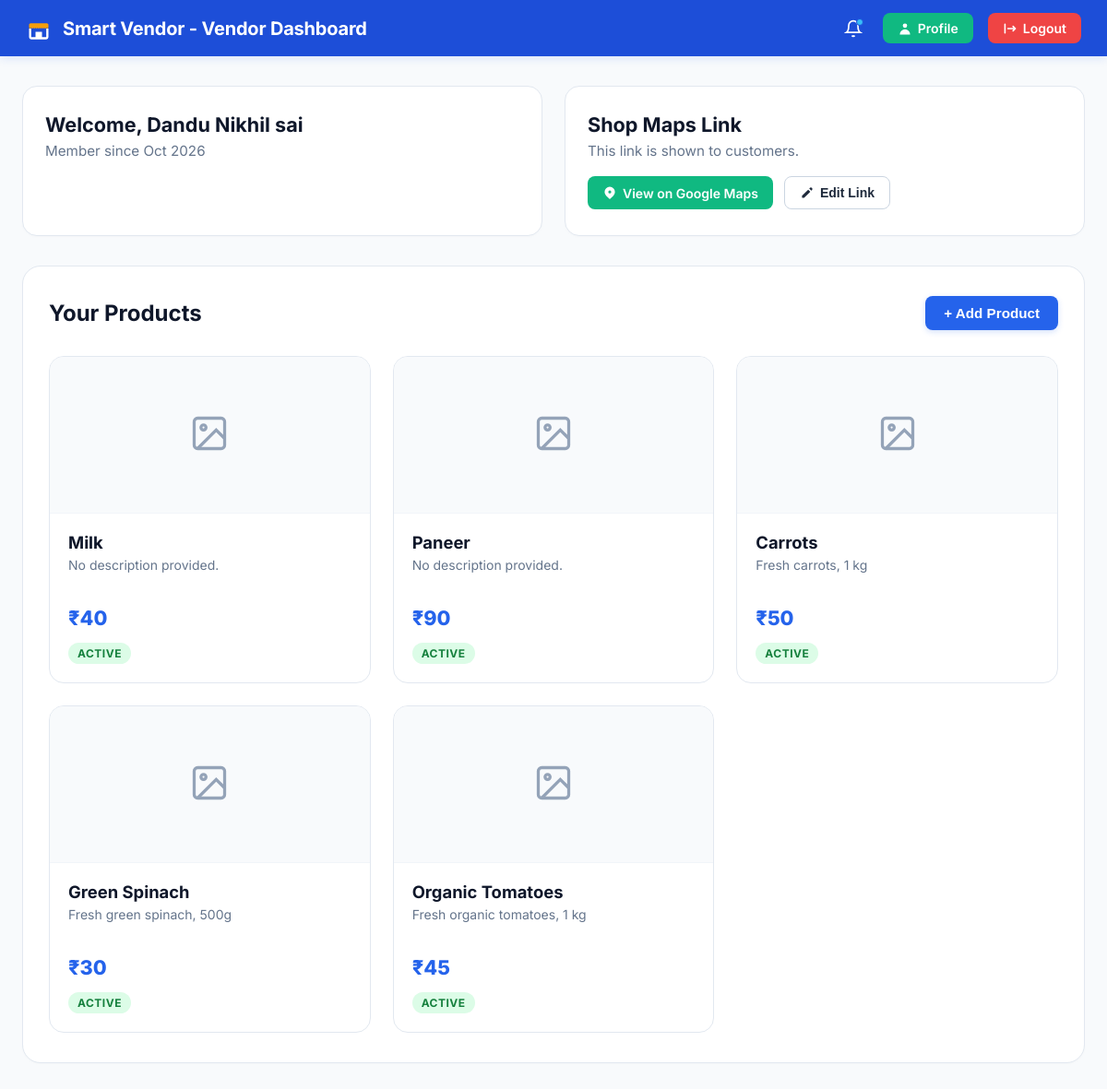
The app's page /vendor/dashboard (signed in) with its own data.
### app.py (models this page shows)
class Vendor(db.Model):
    __tablename__ = "vendors"
    id = db.Column(db.Integer, primary_key=True)
    name = db.Column(db.String(120), nullable=False)
    email = db.Column(db.String(255), unique=True, nullable=False)
    business_name = db.Column(db.String(120), nullable=False)
    password_hash = db.Column(db.String(255), nullable=False)
    phone = db.Column(db.String(20), nullable=True)
    landmark = db.Column(db.String(255), nullable=True)
    address1 = db.Column(db.String(255), nullable=True)
    address2 = db.Column(db.String(255), nullable=True)
    pincode = db.Column(db.String(20), nullable=True)
    maps_link = db.Column(db.String(500), nullable=True, default="https://maps.google.com")
    created_at = db.Column(db.DateTime, default=datetime.utcnow)
    products = db.relationship("Product", backref="vendor", lazy=True, cascade="all, delete-orphan")

class Product(db.Model):
    __tablename__ = "products"
    id = db.Column(db.Integer, primary_key=True)
    name = db.Column(db.String(120), nullable=False)
    price = db.Column(db.Float, nullable=False)
    description = db.Column(db.String(255), nullable=True)
    image_filename = db.Column(db.String(255), nullable=True)
    is_active = db.Column(db.Boolean, default=True)
    vendor_id = db.Column(db.Integer, db.ForeignKey("vendors.id"), nullable=False)
    created_at = db.Column(db.DateTime, default=datetime.utcnow)

### app.py (the view)
@app.route("/vendor/dashboard")
@vendor_login_required
def vendor_dashboard():
    vendor = Vendor.query.get(session["vendor_id"])
    products = Product.query.filter_by(vendor_id=vendor.id).order_by(Product.id.desc()).all()
    return render_template("vendor_dashboard.html", vendor=vendor, products=products)

### app.py (called while the page is built)
def vendor_login_required(f):
    @wraps(f)
    def wrapper(*args, **kwargs):
        if "vendor_id" not in session:
            return redirect(url_for("vendor_login"))
        return f(*args, **kwargs)
    return wrapper

### templates/vendor_dashboard.html (shortened to what this page needs)
{% extends "base.html" %}
{% block header %}
<header class="navbar vendor-dash-navbar">
  <div class="navbar-container">
    <a href="{{ url_for('vendor_dashboard') }}" class="brand-logo">
      <span class="brand-icon-box">
      </span>
      <span class="brand-text">Smart Vendor - Vendor Dashboard</span>
    </a>
    <div class="dash-nav-actions">
      <div class="notif-bell" title="Notifications">
        <svg viewBox="0 0 24 24" fill="none" stroke="currentColor" stroke-width="2">
          <path d="M18 8A6 6 0 006 8c0 7-3 9-3 9h18s-3-2-3-9" />
          <path d="M13.73 21a2 2 0 01-3.46 0" />
        </svg>
        <span class="notif-dot"></span>
      </div>
      <a href="{{ url_for('vendor_profile') }}" class="btn-dash-profile">
        <svg viewBox="0 0 20 20" fill="currentColor">
          <path fill-rule="evenodd" d="M10 9a3 3 0 100-6 3 3 0 000 6zm-7 9a7 7 0 1114 0H3z" clip-rule="evenodd"/>
        </svg>
        Profile
      </a>
      <a href="{{ url_for('vendor_logout') }}" class="btn-dash-logout">
        <svg viewBox="0 0 20 20" fill="currentColor">
          <path fill-rule="evenodd" d="M3 3a1 1 0 00-1 1v12a1 1 0 102 0V4a1 1 0 00-1-1zm10.293 9.293a1 1 0 001.414 1.414l3-3a1 1 0 000-1.414l-3-3a1 1 0 10-1.414 1.414L14.586 9H7a1 1 0 100 2h7.586l-1.293 1.293z" clip-rule="evenodd"/>
        </svg>
        Logout
      </a>
    </div>
  </div>
</header>
{% endblock %}
{% block content %}
<div class="dashboard-wrapper">
  <div class="dash-summary-cards">
    <div class="summary-card">
      <h2 class="card-heading">Welcome, {{ vendor.name }}</h2>
      <p class="card-subtext">Member since {{ vendor.created_at.strftime("%b %Y") }}</p>
    </div>
    <div class="summary-card">
      <h2 class="card-heading">Shop Maps Link</h2>
      <p class="card-subtext">This link is shown to customers.</p>
      <div class="card-btn-row">
        <a href="{{ vendor.maps_link or 'https://maps.google.com' }}" target="_blank" rel="noopener noreferrer" class="btn-maps-view">
          <svg viewBox="0 0 20 20" fill="currentColor">
            <path fill-rule="evenodd" d="M5.05 4.05a7 7 0 119.9 9.9L10 18.9l-4.95-4.95a7 7 0 010-9.9zM10 11a2 2 0 100-4 2 2 0 000 4z" clip-rule="evenodd" />
          </svg>
          View on Google Maps
        </a>
        <button type="button" class="btn-maps-edit" onclick="openMapsModal()">
          <svg viewBox="0 0 20 20" fill="currentColor">
            <path d="M13.586 3.586a2 2 0 112.828 2.828l-.793.793-2.828-2.828.793-.793zM11.379 5.793L3 14.172V17h2.828l8.38-8.379-2.83-2.828z" />
          </svg>
          Edit Link
        </button>
      </div>
    </div>
  </div>
  <div class="products-section-container">
    <div class="products-section-header">
      <h2 class="section-title-clean">Your Products</h2>
      <button type="button" class="btn-add-product" onclick="openAddProductModal()">
        + Add Product
      </button>
    </div>
    <div class="vendor-products-grid">
      {% for product in products %}
      <div class="vendor-product-card">
        <div class="product-img-box">
          {% if product.image_filename %}
            <img src="{{ url_for('static', filename='uploads/' + product.image_filename) }}" alt="{{ product.name }}" class="product-img">
          {% else %}
            <div class="img-placeholder">
              <svg viewBox="0 0 24 24" fill="none" stroke="#94A3B8" stroke-width="1.8">
                <rect x="3" y="3" width="18" height="18" rx="2" ry="2"/>
                <circle cx="8.5" cy="8.5" r="1.5"/>
                <polyline points="21 15 16 10 5 21"/>
              </svg>
            </div>
          {% endif %}
        </div>
        <div class="product-body">
          <h3 class="product-title">{{ product.name }}</h3>
          <p class="product-desc">{{ product.description or 'No description provided.' }}</p>
          <div class="product-price">₹{{ product.price|int if product.price == product.price|int else product.price }}</div>
          <span class="status-badge-active">ACTIVE</span>
        </div>
      </div>
      {% else %}
      <div class="empty-products-notice">
        <p>No products added yet. Click <strong>+ Add Product</strong> above to add your first product!</p>
      </div>
      {% endfor %}
    </div>
  </div>
</div>
{% endblock %}

### templates/base.html (shortened to what this page needs)
<!doctype html>
<html lang="en">
<head>
  <link rel="stylesheet" href="{{ url_for('static', filename='styles.css') }}">
</head>
<body>
  {% block header %}{% endblock %}
  <main class="page-container">
    {% block content %}{% endblock %}
  </main>
</body>
</html>

### records on screen
Vendor: name "Dandu Nikhil sai", created_at "Oct 2026"
Product: name "Milk", description "No description provided.", price "40"
Product: name "Paneer", description "No description provided.", price "90"
Product: name "Carrots", description "Fresh carrots, 1 kg", price "50"
Product: name "Green Spinach", description "Fresh green spinach, 500g", price "30"
Product: name "Organic Tomatoes", description "Fresh organic tomatoes, 1 kg", price "45"
